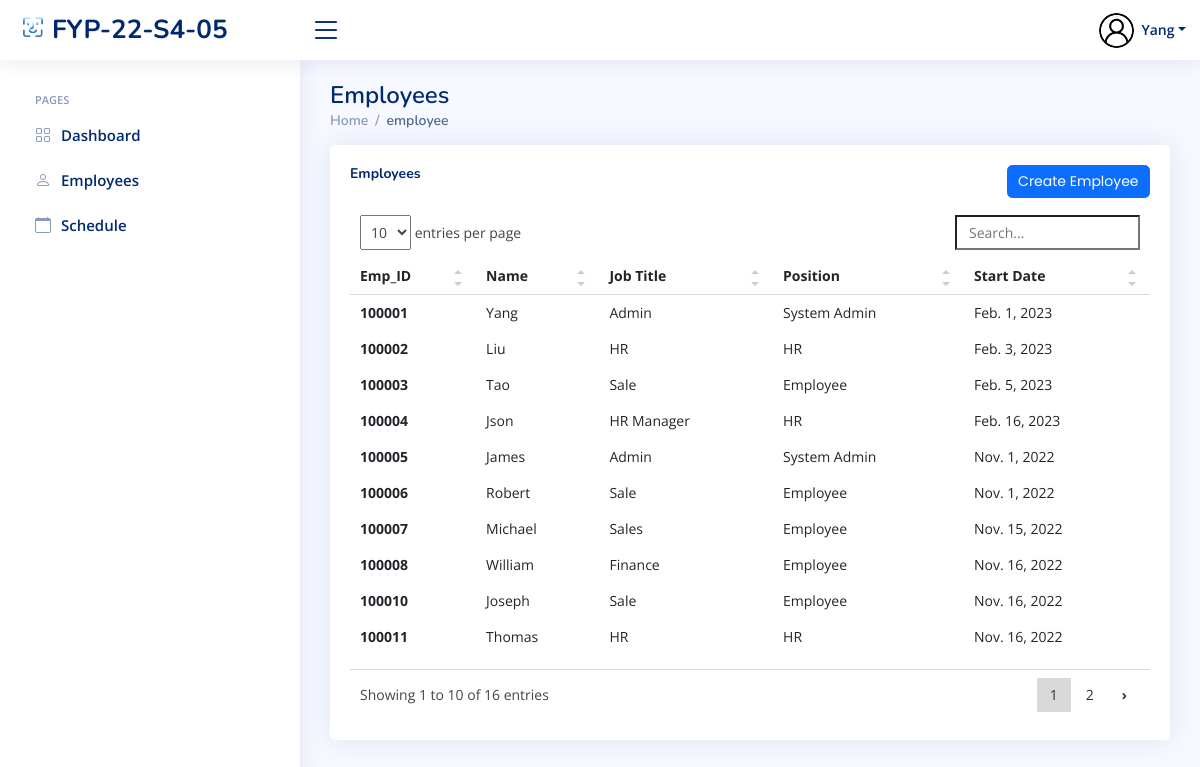
The page /sys_admin/view_employees/ (signed in) on the database its author committed.
### index/models.py (models this page shows, shortened)
class Employee(models.Model):
	Employee_ID = models.IntegerField(primary_key=True)
	Full_Name = models.CharField(max_length=100)
	Job_Title = models.CharField(max_length=100)
	Phone_Number = models.CharField(max_length=100)
	salt = models.CharField(max_length=50, null=True)
	Email_Address = models.EmailField()
	Role = models.ForeignKey(Role, on_delete=models.CASCADE)
	Profile_Image = models.ImageField(null=True,blank=True, upload_to='profile_pics/')
	Password = models.CharField(max_length=256)
	Start_Date = models.DateField(auto_now_add=True)

class Role(models.Model):
	Role_ID = models.IntegerField(primary_key=True)
	Role_Name = models.CharField(max_length=100)

### index/views/sys_admin.py (the view)
# urls.py: path('sys_admin/view_employees/', sys_admin.sys_admin_view_employees, name='sys_admin_view_employees'),
def sys_admin_view_employees(request):
	currentEmployee = Employee.objects.get(Employee_ID=request.session['Employee_ID'])
	Title = 'Admin View Employees Page'
	allEmployees = Employee.objects.all()
	context = {
		'Employee_ID': currentEmployee.Employee_ID,
		'Full_Name': currentEmployee.Full_Name,
		'Role': currentEmployee.Role.Role_Name,
		'PFP': currentEmployee.Profile_Image.url,
		'Employees': allEmployees,
		'title': Title,
	}
	return render(request, 'sys_admin/sys_admin_view_employees.html', context)

### templates/sys_admin/sys_admin_view_employees.html (shortened to what this page needs)
{% extends "index/base.html" %}
{% load static %}
{% block content %}
{% include 'sys_admin/sys_admin_base.html' %}
  <main id="main" class="main">
    <div class="pagetitle">
      <h1>Employees</h1>
      <nav>
        <ol class="breadcrumb">
          <li class="breadcrumb-item"><a href="{% url 'sys_admin_home' %}">Home</a></li>
          <li class="breadcrumb-item active">employee</li>
        </ol>
      </nav>
    </div>
    <section class="section">
      <div class="row">
        <div class="col-lg-12">
          <div class="card recent-sales overflow-auto">
            <div class="card-body">
              <div class="col-lg-12 align-items-center justify-content-center card-title">
                <h5 class="float-start"><b>Employees</b></h5>
                <a href="{% url 'sys_admin_create_user' %}" class="btn btn-primary float-end">Create Employee</a>
                <br>
              </div>
              <table class="table table-borderless table-hover datatable">
                <thead>
                  <tr>
                    <th scope="col">Emp_ID</th>
                    <th scope="col">Name</th>
                    <th scope="col">Job Title</th>
                    <th scope="col">Position</th>
                    <th scope="col">Start Date</th>
                  </tr>
                </thead>
                <tbody>
                  {% for employee in Employees %}
                    <tr class="tr" onclick='setGetParameter( "{{ employee.Employee_ID}} ")'>
                      <th scope="row">{{ employee.Employee_ID }}</th>
                      <td>{{ employee.Full_Name }}</td>
                       <td>{{ employee.Job_Title }}</td>
                      <td>{{ employee.Role.Role_Name }}</td>
                      <td>{{ employee.Start_Date }}</td>
                    </tr>
                  {% endfor %}
                </tbody>
              </table>
            </div>
          </div>
        </div>
      </div>
    </section>
  </main>
{% endblock content %}

### templates/sys_admin/sys_admin_base.html (shortened to what this page needs)
{% load static %}
  <header id="header" class="header fixed-top d-flex align-items-center">
    <div class="d-flex align-items-center justify-content-between">
      <a href="{% url 'sys_admin_home' %}" class="logo d-flex align-items-center">
        <img src="{% static 'assets/img/logo.png' %}" alt="">
        <span class="d-none d-lg-block">FYP-22-S4-05</span>
      </a>
      <i class="bi bi-list toggle-sidebar-btn"></i>
    </div>
    <nav class="header-nav ms-auto">
      <ul class="d-flex align-items-center">
        <li class="nav-item dropdown pe-3">
          <a class="nav-link nav-profile d-flex align-items-center pe-0" href="#" data-bs-toggle="dropdown">
            <img src="{{ PFP }}" alt="Profile" class="rounded-circle"  height="35" width="35">
            <span class="d-none d-md-block dropdown-toggle ps-2">{{ Full_Name }}</span>
          </a>
        </li>
      </ul>
    </nav>
  </header>
  <aside id="sidebar" class="sidebar">
    <ul class="sidebar-nav" id="sidebar-nav">
      <li class="nav-heading">Pages</li>
      <li class="nav-item">
        <a class="nav-link collapsed" href="{% url 'sys_admin_home' %}">
          <i class="bi bi-grid"></i>
          <span>Dashboard</span>
        </a>
      </li>
      <li class="nav-item">
        <a class="nav-link collapsed" href="{% url 'sys_admin_view_employees' %}">
          <i class="bi bi-person"></i>
          <span>Employees</span>
        </a>
      </li>
      <li class="nav-item">
        <a class="nav-link collapsed" href="{% url 'sys_admin_schedule' %}">
          <i class="bi bi-calendar"></i>
          <span>Schedule</span>
        </a>
      </li>
  </aside>

### static/assets/css/style.css (style rules this page uses)
:root { scroll-behavior: smooth; }
body { font-family: "Open Sans", sans-serif; background: #f6f9ff; color: #444444; }
a { color: #4154f1; text-decoration: none; }
h1, h2, h3, h4, h5, h6 { font-family: "Nunito", sans-serif; }
#main { margin-top: 60px; padding: 20px 30px; transition: all 0.3s; }
.pagetitle { margin-bottom: 10px; }
.pagetitle h1 { font-size: 24px; margin-bottom: 0; font-weight: 600; color: #012970; }
.card { margin-bottom: 30px; border: none; border-radius: 5px; box-shadow: 0px 0 30px rgba(1, 41, 112, 0.1); }
.card-title { padding: 20px 0 15px 0; font-size: 18px; font-weight: 500; color: #012970; font-family: "Poppins", sans-serif; }
.card-body { padding: 0 20px 20px 20px; }
.breadcrumb { font-size: 14px; font-family: "Nunito", sans-serif; color: #899bbd; font-weight: 600; }
.breadcrumb a { color: #899bbd; transition: 0.3s; }
.breadcrumb .breadcrumb-item::before { color: #899bbd; }
.breadcrumb .active { color: #51678f; font-weight: 600; }
.logo { line-height: 1; }
@media (min-width: 1200px) { .logo { width: 280px; } }
.logo img { max-height: 26px; margin-right: 6px; }
.logo span { font-size: 26px; font-weight: 700; color: #012970; font-family: "Nunito", sans-serif; }
.header { transition: all 0.5s; z-index: 997; height: 60px; box-shadow: 0px 2px 20px rgba(1, 41, 112, 0.1); background-color: #fff; padding-left: 20px; }
.header .toggle-sidebar-btn { font-size: 32px; padding-left: 10px; cursor: pointer; color: #012970; }
.header-nav ul { list-style: none; }
.header-nav>ul { margin: 0; padding: 0; }
.header-nav .nav-profile { color: #012970; }
.header-nav .nav-profile img { max-height: 36px; }
.header-nav .nav-profile span { font-size: 14px; font-weight: 600; }
.sidebar { position: fixed; top: 60px; left: 0; bottom: 0; width: 300px; z-index: 996; transition: all 0.3s; padding: 20px; overflow-y: auto; scrollbar-width: thin; scrollbar-color: #aab7cf transparent; box-shadow: 0px 0px 20px rgba(1, 41, 112, 0.1); background-color: #fff; }
@media (min-width: 1200px) { #main, #footer { margin-left: 300px; } }
.sidebar-nav { padding: 0; margin: 0; list-style: none; }
.sidebar-nav li { padding: 0; margin: 0; list-style: none; }
.sidebar-nav .nav-item { margin-bottom: 5px; }
.sidebar-nav .nav-heading { font-size: 11px; text-transform: uppercase; color: #899bbd; font-weight: 600; margin: 10px 0 5px 15px; }
.sidebar-nav .nav-link { display: flex; align-items: center; font-size: 15px; font-weight: 600; color: #4154f1; transition: 0.3; background: #f6f9ff; padding: 10px 15px; border-radius: 4px; }
.sidebar-nav .nav-link i { font-size: 16px; margin-right: 10px; color: #4154f1; }
.sidebar-nav .nav-link.collapsed { color: #012970; background: #fff; }
.sidebar-nav .nav-link.collapsed i { color: #899bbd; }

### rows shown on the page
Employee: Full_Name "Yang", Employee_ID "100001", Job_Title "Admin", Role.Role_Name "System Admin", Start_Date "Feb. 1, 2023"
Employee: Employee_ID "100002", Full_Name "Liu", Job_Title "HR", Role.Role_Name "HR", Start_Date "Feb. 3, 2023"
Employee: Employee_ID "100003", Full_Name "Tao", Job_Title "Sale", Role.Role_Name "Employee", Start_Date "Feb. 5, 2023"
Employee: Employee_ID "100004", Full_Name "Json", Job_Title "HR Manager", Role.Role_Name "HR", Start_Date "Feb. 16, 2023"
Employee: Employee_ID "100005", Full_Name "James", Job_Title "Admin", Role.Role_Name "System Admin", Start_Date "Nov. 1, 2022"
Employee: Employee_ID "100006", Full_Name "Robert", Job_Title "Sale", Role.Role_Name "Employee", Start_Date "Nov. 1, 2022"
Employee: Employee_ID "100007", Full_Name "Michael", Job_Title "Sales", Role.Role_Name "Employee", Start_Date "Nov. 15, 2022"
Employee: Employee_ID "100008", Full_Name "William", Job_Title "Finance", Role.Role_Name "Employee", Start_Date "Nov. 16, 2022"
Employee: Employee_ID "100010", Full_Name "Joseph", Job_Title "Sale", Role.Role_Name "Employee", Start_Date "Nov. 16, 2022"
Employee: Employee_ID "100011", Full_Name "Thomas", Job_Title "HR", Role.Role_Name "HR", Start_Date "Nov. 16, 2022"
